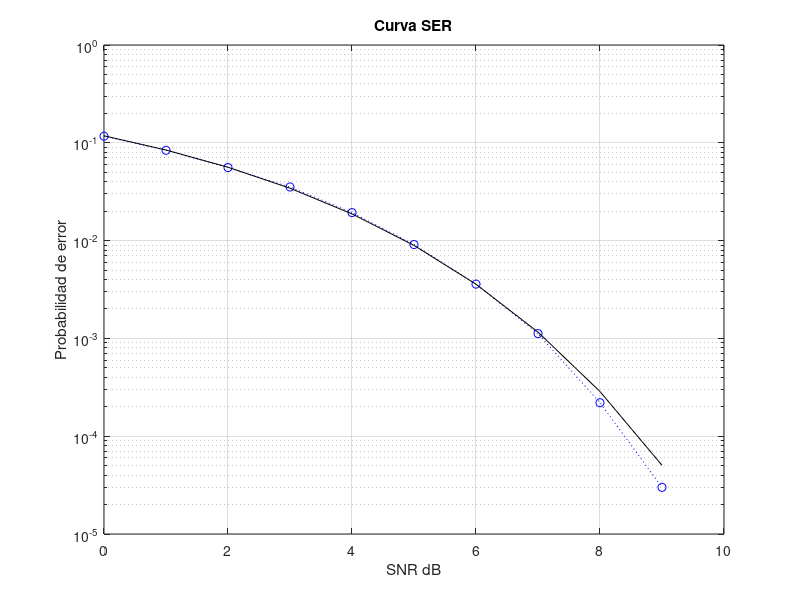

Reproduce this figure in MATLAB.
valores= 100000;
x=randsrc(1,valores,[-3 -1 1 3]);

noise= randn(1,valores);
SNRdb= 0:1:9;
SNR = 10.^(SNRdb/10);
desvio=1./sqrt(2*SNR);

for i=1:length(desvio)
    N0(i,:)= noise*desvio(i);
    y(i,:)= x+N0(i,:);
end

errores= zeros(length(desvio),1);

for i=1:length(desvio)
    for j=1:length(x)
        if y(i,j)<-2;
            y(i,j)=-3;
        end
        if (y(i,j)>-2 && y(i,j)<0);
            y(i,j)=-1;
        end
        if (y(i,j)>0 && y(i,j)<2);
            y(i,j)=1;
        end
        if y(i,j)>2;
            y(i,j)=3;
        end
        if (y(i,j)~=x(j));
            errores(i,1)= errores(i,1)+1;
        end
    end
    Pe(i)= errores(i)/length(x);
end
figure
semilogy(SNRdb,Pe,'b:o');
hold on
semilogy(SNRdb,0.75*erfc(sqrt(SNR)),'k');
grid on
title('Curva SER')
xlabel('SNR dB')
ylabel('Probabilidad de error')




    